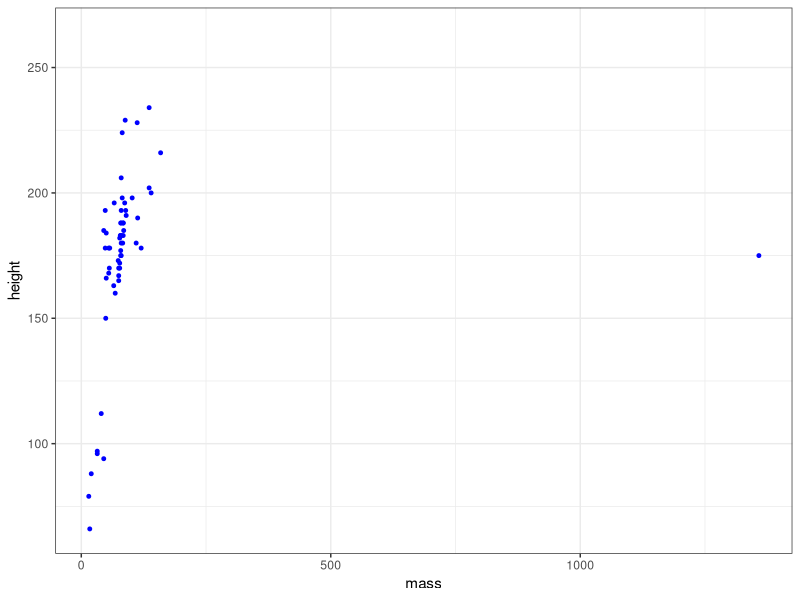

The R source for this figure:
## ---- chunk 1
knitr::opts_chunk$set(echo = TRUE)
library(tidyverse)
## ---- chunk 2
ggplot(data = starwars, aes(x = mass, y = height))+
  geom_point(color = "blue", size = 1)+
  theme_bw()

